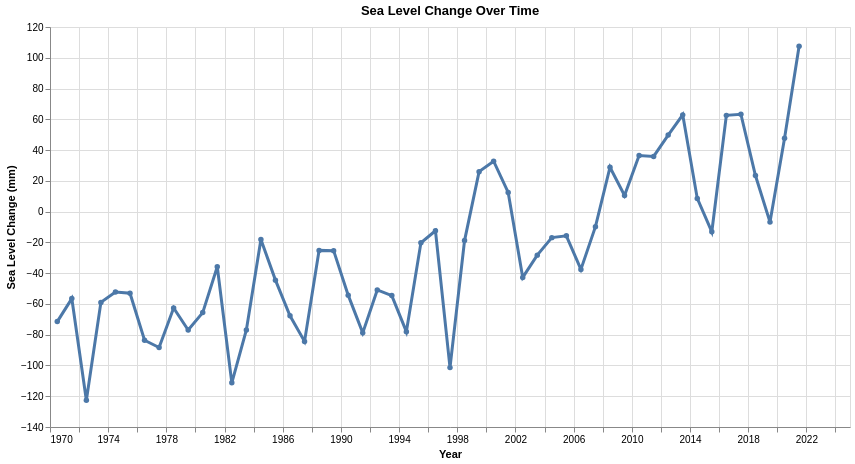

Here is the notebook cell this chart was saved with:
### Code cell
import pandas as pd
import altair as alt

# Enable consistent theme
alt.themes.enable('vox')

# Load and preprocess all four sheets
def load_sheet(path, country):
    df = pd.read_excel(path, sheet_name="Observations")
    df['Country'] = country
    recon = df[['Reconstruction Year','Reconstruction Obs','Country']].rename(
        columns={'Reconstruction Year':'Year','Reconstruction Obs':'Sea Level (mm)'}
    )
    recon['Metric'] = 'Reconstruction Obs'
    sat = df[['Satellite Altimetry Year','Satellite Altimetry','Country']].rename(
        columns={'Satellite Altimetry Year':'Year','Satellite Altimetry':'Sea Level (mm)'}
    )
    sat['Metric'] = 'Satellite Altimetry'
    sat['Country'] = country
    return pd.concat([recon, sat])

bang = load_sheet("data/bangladesh_sea_level.xlsx", "Bangladesh")
mal = load_sheet("data/maldives_sea_level.xlsx", "Maldives")
phi = load_sheet("data/philippines_sea_level.xlsx", "Philippines")

df = pd.concat([bang, mal, phi], ignore_index=True).dropna(subset=['Year','Sea Level (mm)'])


# Build selections
countries = df['Country'].unique().tolist()
metrics   = df['Metric'].unique().tolist()

country_sel = alt.selection_point(
    name='CountrySel',
    fields=['Country'],
    bind=alt.binding_radio(options=countries, name='Country: '),
    value=[{'Country':countries[0]}],
    empty='none'
)

metric_sel = alt.selection_point(
    name='MetricSel',
    fields=['Metric'],
    bind=alt.binding_radio(options=metrics, name='Sea Level Metric: '),
    value=[{'Metric':metrics[0]}],
    empty='none'
)

# Base encoding (no filters)
base = alt.Chart(df).encode(
    x=alt.X('Year:Q', title='Year', axis=alt.Axis(format='d')),
    y=alt.Y('Sea Level (mm):Q', title='Sea Level Change (mm)'),
    tooltip=[
        alt.Tooltip('Country:N', title='Country'),
        alt.Tooltip('Metric:N', title='Metric'),
        alt.Tooltip('Year:Q',   title='Year', format='d'),
        alt.Tooltip('Sea Level (mm):Q', title='Sea Level', format='.2f')
    ]
)

# Transparent background layer: only filter by metric
background = base.mark_line(opacity=0).transform_filter(metric_sel)

# Foreground layer: filter by both country and metric
foreground = (
    base.mark_line(point=True, strokeWidth=3)
        .transform_filter(country_sel)
        .transform_filter(metric_sel)
)

chart = (
    alt.layer(background, foreground)
        .add_params(country_sel, metric_sel)
        .properties(
            width=800,
            height=400,
            title='Sea Level Change Over Time'
        )
        .interactive()
)

chart

### Figure 1 — Vega-Lite specification as saved in the notebook (floating-point values rounded to 4 significant figures; data arrays with more than 128 entries replaced by an {"elided": "..."} marker saying what was removed)
{"usermeta": {"embedOptions": {"theme": "vox"}}, "config": {"view": {"continuousWidth": 300, "continuousHeight": 300}}, "layer": [{"mark": {"type": "line", "opacity": 0}, "encoding": {"tooltip": [{"field": "Country", "title": "Country", "type": "nominal"}, {"field": "Metric", "title": "Metric", "type": "nominal"}, {"field": "Year", "format": "d", "title": "Year", "type": "quantitative"}, {"field": "Sea Level (mm)", "format": ".2f", "title": "Sea Level", "type": "quantitative"}], "x": {"axis": {"format": "d"}, "field": "Year", "title": "Year", "type": "quantitative"}, "y": {"field": "Sea Level (mm)", "title": "Sea Level Change (mm)", "type": "quantitative"}}, "name": "view_37", "transform": [{"filter": {"param": "MetricSel", "empty": false}}]}, {"mark": {"type": "line", "point": true, "strokeWidth": 3}, "encoding": {"tooltip": [{"field": "Country", "title": "Country", "type": "nominal"}, {"field": "Metric", "title": "Metric", "type": "nominal"}, {"field": "Year", "format": "d", "title": "Year", "type": "quantitative"}, {"field": "Sea Level (mm)", "format": ".2f", "title": "Sea Level", "type": "quantitative"}], "x": {"axis": {"format": "d"}, "field": "Year", "title": "Year", "type": "quantitative"}, "y": {"field": "Sea Level (mm)", "title": "Sea Level Change (mm)", "type": "quantitative"}}, "transform": [{"filter": {"param": "CountrySel", "empty": false}}, {"filter": {"param": "MetricSel", "empty": false}}]}], "data": {"name": "data-e1c478ae36b5ed3d542a55aaa02e537a"}, "height": 400, "params": [{"name": "CountrySel", "select": {"type": "point", "fields": ["Country"]}, "bind": {"input": "radio", "options": ["Bangladesh", "Maldives", "Philippines"], "name": "Country: "}, "value": [{"Country": "Bangladesh"}], "views": ["view_37"]}, {"name": "MetricSel", "select": {"type": "point", "fields": ["Metric"]}, "bind": {"input": "radio", "options": ["Reconstruction Obs", "Satellite Altimetry"], "name": "Sea Level Metric: "}, "value": [{"Metric": "Reconstruction Obs"}], "views": ["view_37"]}, {"name": "param_51", "select": {"type": "interval", "encodings": ["x", "y"]}, "bind": "scales", "views": ["view_37"]}], "title": "Sea Level Change Over Time", "width": 800, "$schema": "https://vega.github.io/schema/vega-lite/v5.8.0.json", "datasets": {"data-e1c478ae36b5ed3d542a55aaa02e537a": {"elided": "1317 records"}}}
